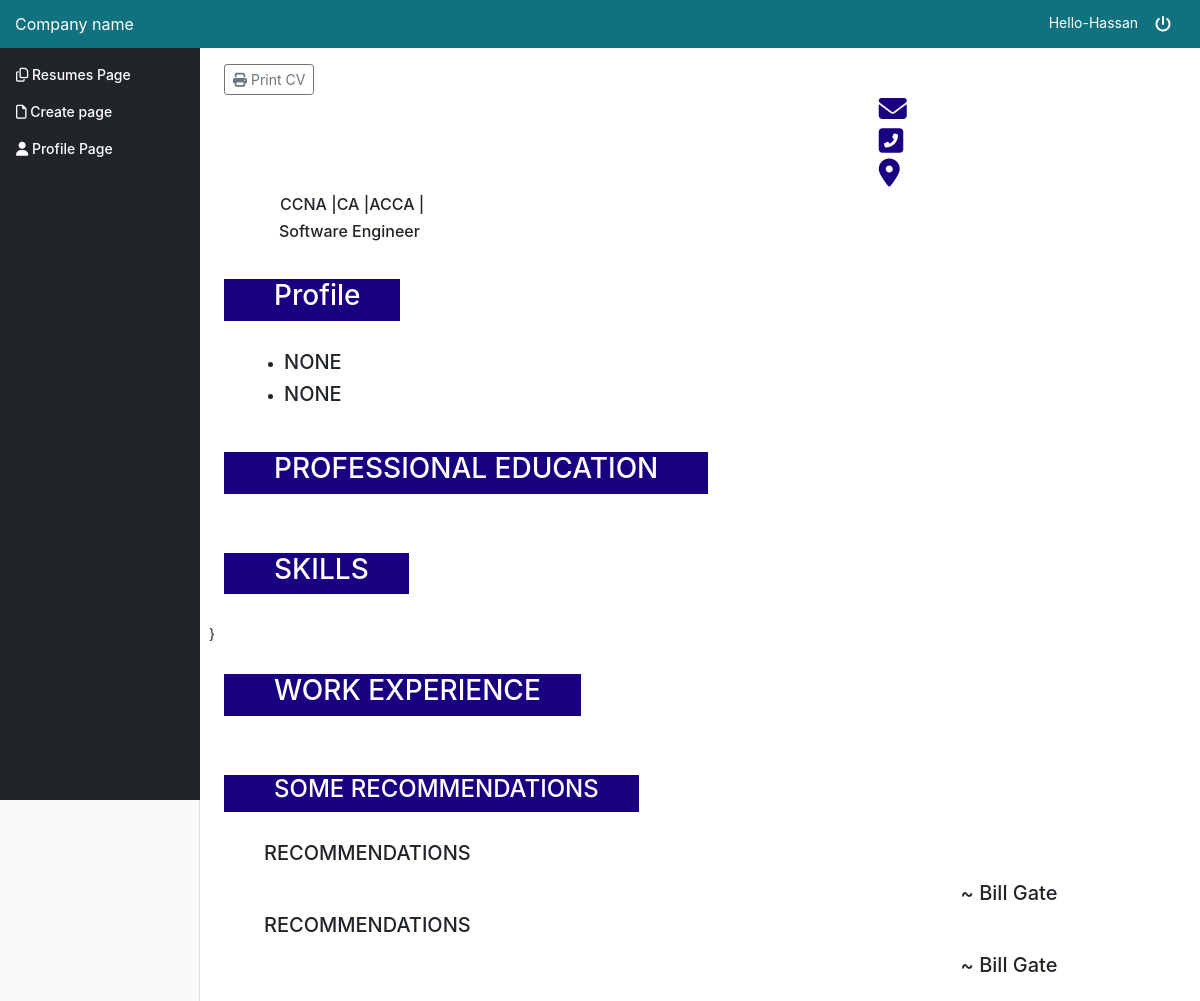
The page /dashboard/CV/83/ (signed in) on the database its author committed.
### dashboard/models.py (models this page shows)
class ProfileCertificate(models.Model):
    cert = models.TextField(blank=True, max_length=50)

class ProfileProession(models.Model):
    profession = models.TextField(blank=True, max_length=50)

class Profileinfo(models.Model):
    info = models.TextField(blank=True, max_length=600)

class Recommendations(models.Model):
    recomend = models.TextField(blank=True, max_length=300)
    recomendby = models.TextField(blank=True, max_length=500)

### dashboard/views.py (the view)
# urls.py: path('CV/<id>/', views.generate, name='generate'),
def generate(request, id):
    uid = request.user.id
    detail = Profile.objects.filter(user=request.user).first()
    cv = CV.objects.get(id=id, user=request.user)
    print(cv)
    return render(request, 'dashboard/createresume.html', {'detail': detail, 'id': uid, 'cv': cv})

### dashboard/templates/dashboard/createresume.html (shortened to what this page needs)
{% extends 'basetemplate.html' %}
{% load static %}
{% block content  %}
    <main role="main" class="col-md-9 ml-sm-auto col-lg-10 pt-3 px-4">
     <a  href="{% url 'dashboard:printcv' cv.id %}"  target="_blank" class="btn btn-sm btn-outline-secondary"><i class="fas fa-print"></i> Print CV</a>
        <form  class="form-group " action="" method="post" enctype="multipart/form-data">
            <div class="row" >
                <div class="col-8" >
                </div>
                <div class="col-4" style="display: flex;text-align: center;margin-bottom: 4px;" >
                    <i class="fas fa-envelope fa-2x" style="margin-right: 4px;color: #190080;"></i>
                </div>
            </div>
            <div class="row">
                <div class="col-8" >
                </div>
                <div class="col-4" style="display: flex;text-align: center;margin-bottom: 4px" >
                    <i class="fas fa-phone-square-alt fa-2x" style="margin-right: 4px;color: #190080;"></i>
                </div>
            </div>
            <div class="row">
                <div class="col-8" >
                </div>
                <div class="col-4" style="display: flex;text-align: center" >
                    <i class="fas fa-map-marker-alt fa-2x" style="margin-right: 4px;color: #190080;"></i>
                </div>
            </div>
            <div class="row" style="margin-left: 40px ">
                <div class="col-6" >
                    <div class="row" style="margin-left: 1px ">
                        {% for cer in cv.certificate.all %}
                            <h6>  {{  cer.cert }} | </h6>
                        {% endfor %}
                    </div>
                    {% for pro in cv.profession.all %}
                        <h6>{{ pro.profession}}</h6>
                    {% endfor %}
                </div>
            </div>
            <label style="background-color: #190080;color: white;padding-left: 50px;padding-right:40px;margin-top: 30px; "><h3>Profile</h3></label><br><br>
            <div class="row">
                <div class="col-11" style="margin-left: 20px">
                    <ul>
                        {% for bc in cv.profinfo.all %}
                            <li><h5>{{ bc.info }}</h5></li>
                        {% endfor %}
                    </ul>
                </div>
            </div>
            <label style="background-color: #190080;color: white;padding-left: 50px;padding-right:50px;margin-top: 30px; "><h3>PROFESSIONAL EDUCATION</h3></label><br><br>
            <label style="background-color: #190080;color: white;padding-left: 50px;padding-right:40px;margin-top: 30px; "><h3>SKILLS</h3></label><br><br>
            <div class="row" >
                }
            </div>
            <label style="background-color: #190080;color: white;padding-left: 50px;padding-right:40px;margin-top: 30px; "><h3>WORK EXPERIENCE</h3></label><br><br>
            <label style="background-color: #190080;color: white;padding-left: 50px;padding-right:40px;margin-top: 30px; "><h4>SOME RECOMMENDATIONS</h4></label><br><br>
            {% for rec in cv.recommend.all %}
                <div class="form-group" style="margin-left: 40px">
                    <h5>{{ rec.recomend }}</h5>
                </div>
                <div class="row">
                    <div class="col-9"></div>
                    <div class="col-3">
                        <h5> ~ {{rec.recomendby}}
                        </h5>
                    </div>
                </div>
            {% endfor %}
        </form>
    </main>
{% endblock %}

### templates/basetemplate.html (shortened to what this page needs)
{% load static %}
<!doctype html>
<html lang="en">
<head>
    <link href="{% static 'bootstrap.css' %}" rel="stylesheet">
    <link href="{% static 'dashboard.css' %}" rel="stylesheet">
    <link rel="stylesheet" href="https://ajax.googleapis.com/ajax/libs/jqueryui/1.12.1/themes/smoothness/jquery-ui.css">
</head>
<body>
<nav class="navbar navbar-dark sticky-top flex-md-nowrap p-0" style="background-color: #10717F" >
    <a class="navbar-brand col-sm-3 col-md-2 mr-0" href="">Company name</a>
    <ul class="navbar-nav px-3">
        <li class="nav-item text-nowrap">
            <form class="logout-link" action="{% url 'accounts:logout' %}" method="post">
                <span class="hello-msg" style="color: white"> Hello-{{ request.user }}</span>
                <button class="btn" style="background-color: #10717F" type="submit" > <i style="color: white;" class="fas fa-power-off"></i></button>
            </form>
        </li>
    </ul>
</nav>
<div class="container-fluid">
    <div class="row">
        <nav class="col-md-2 d-none d-md-block bg-light sidebar">
            <div class="sidebar-sticky">
                <ul class="nav flex-column">
                                        <li class="nav-item">
                        <a class="nav-link " href="{% url 'pages:createpage' %}">
                            <span ><i class="far fa-copy"></i></span> Resumes Page <span class="sr-only">(current)</span>
                        </a>
                    </li>
                    <li class="nav-item">
                        <a class="nav-link " href="{% url 'dashboard:selectcv' %}">
                            <span ><i class="far fa-file"></i></span> Create page <span class="sr-only">(current)</span>
                        </a>
                    </li>
                    <li class="nav-item">
                        <a class="nav-link " href="{% url 'dashboard:profile_form'  %}">
                            <span ><i class="fas fa-user"></i></span> Profile Page <span class="sr-only">(current)</span>
                        </a>
                    </li>
                </ul>
            </div>
        </nav>
        {% block content %}
        {% endblock %}
    </div>
</div>
</body>
</html>

### assets/dashboard.css (style rules this page uses)
body { font-size: .875rem; }
.sidebar { position: fixed; top: 0; bottom: 0; left: 0; z-index: 100; padding: 0; box-shadow: inset -1px 0 0 rgba(0, 0, 0, .1); }
.sidebar-sticky { position: -webkit-sticky; position: sticky; top: 48px; height: calc(100vh - 48px); padding-top: .5rem; overflow-x: hidden; overflow-y: auto; background-color: #212529; }
.sidebar .nav-link { font-weight: 500; color: white; }
.navbar-brand { padding-top: .75rem; padding-bottom: .75rem; font-size: 1rem; }

### rows shown on the page
ProfileCertificate: cert "CCNA"
ProfileCertificate: cert "CA"
ProfileCertificate: cert "ACCA"
ProfileProession: profession "Software Engineer"
Profileinfo: info "NONE"
Profileinfo: info "NONE"
Recommendations: recomend "RECOMMENDATIONS", recomendby "Bill Gate"
Recommendations: recomend "RECOMMENDATIONS", recomendby "Bill Gate"

### other values the page prints
{{ request.user }} "Hassan"
